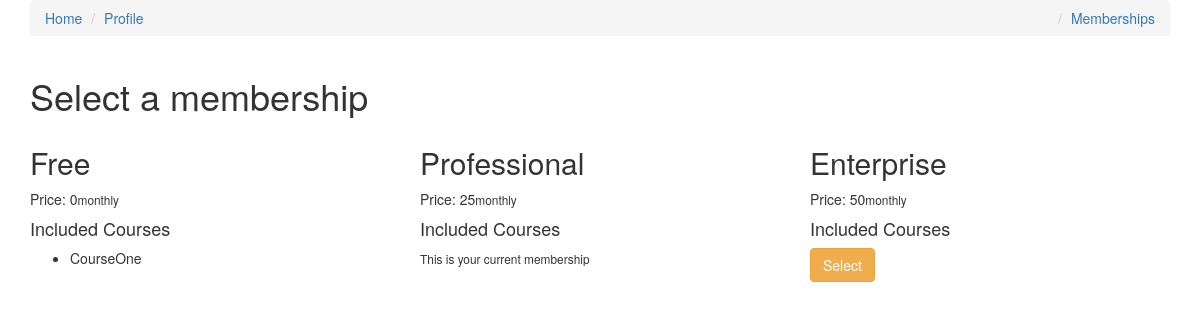
Screenshot of /memberships/ (signed in) with the database file from the repository.
### memberships/models.py (models this page shows)
class Membership(models.Model):
    slug = models.SlugField()
    membership_type = models.CharField(choices=MEMBERSHIP_CHOICES, default='Free', max_length=30)
    price = models.IntegerField(default=15)
    stripe_plan_id = models.CharField(max_length=40)
    def __str__(self):
        return self.membership_type

### courses/models.py (models this page shows, shortened)
class Course(models.Model):
    slug = models.SlugField()
    title = models.CharField(max_length=120)
    description = models.TextField()
    allowed_membership = models.ManyToManyField(Membership)

### memberships/views.py (the view, shortened to what this page needs)
# urls.py: path('', MembershipSelectView.as_view(), name='select'),
class MembershipSelectView(ListView):
	model = Membership
	def get_context_data(self, *args, **kwargs):
		context = super().get_context_data(**kwargs)
		current_membership = get_user_membership(self.request)
		context['current_membership'] = str(current_membership.membership)
		return context

### memberships/views.py (called while the page is built)
def get_user_membership(request):
	user_membership_qs = UserMembership.objects.filter(user=request.user)
	if user_membership_qs.exists():
		return user_membership_qs.first()
	return None

### memberships/templates/memberships/membership_list.html (shortened to what this page needs)
{% extends 'courses/base.html' %}
{% block content %}
<div class="container">
	<h1>Select a membership</h1>
	<div class="row">
        {% for object in object_list %}
            <div class="col-sm-4 col-md-4">
                <h2>{{ object.membership_type }}</h2>
                <p>Price: {{object.price}}<small>monthly</small></p>
                <h4>Included Courses</h4>
                <ul>
                    {% for course in object.course_set.all %}
                    <li>{{ course.title }}</li>
                    {% endfor %}
                </ul>
                {% if object.membership_type != 'Free' %}
			<form method="POST" action="{% url 'memberships:select' %}">
				{% if object.membership_type != current_membership %}
					<button class="btn btn-warning">Select</button>
				{% else %}
					<small>This is your current membership</small>
				{% endif %}
			</form>
			{% endif %}
            </div>
		{% endfor %}
	</div>
</div>
{% endblock content %}

### rows the page displays
Membership: membership_type "Free", price "0"
Course: title "CourseOne"
Membership: membership_type "Professional", price "25", shows "This is your current membership"
Membership: membership_type "Enterprise", price "50", shows "Select"
